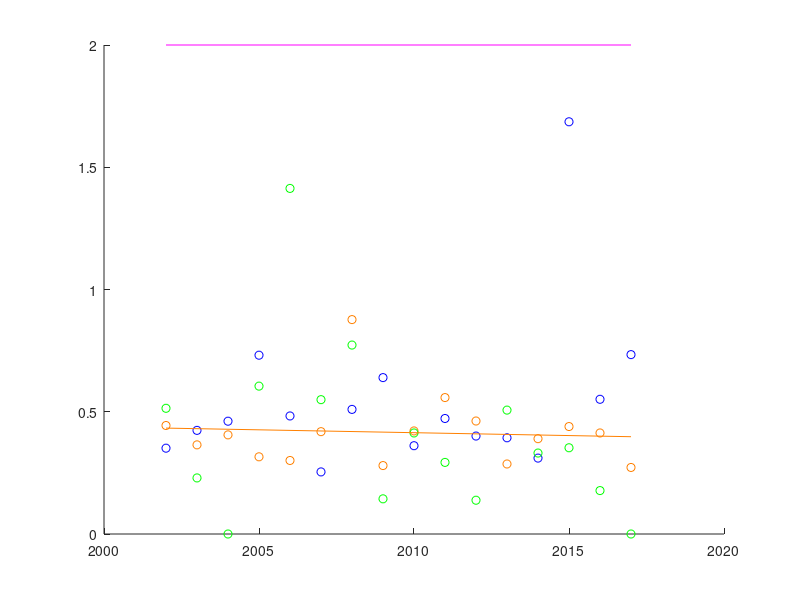

Recreate this plot in MATLAB. (Note: this script raises an error after producing the figure.)
% Author: J. Jake Nichol
%
% Naming Key:
%   B - Bachelors
%   M - Masters
%   D - Doctorate (PhD)
%   NA - Nonresident Alien
%   AIAN - American Indian or Alaska Native
%   A - Asian
%   BAA - Black or African-American
%   NH - Native Hawaiian/Pacific Islander
%   W - White
%   MR - Multiracial, not Hispanic
%   O - Other/Not Listed

Year = 2002:2017;
YearString = {'2001-02','2002-03','2003-04','2004-05','2005-06','2006-07','2007-08',...
    '2008-09','2009-10','2010-11','2011-12','2012-13','2013-14','2014-15',...
    '2015-16','2016-17'};

BNATotal = [921;1218;1309;1082;794;496;423;377;584;524;619;698;884;1053;1493;2205];
BAIANTotal = [44;41;47;31;25;30;56;16;27;39;39;22;35;48;53;42];
BATotal = [2346;3053;2977;2279;1587;1115;998;878;1034;1115;1477;1545;2079;2734;3625;4564];
BBAATotal = [368;399;399;358;358;261;273;207;236;274;407;322;315;425;440;547];
BNHTotal = [0;0;0;0;0;0;54;38;20;22;18;22;21;42;26;45]; % No data before 2009 - combined with asian
BWTotal = [6261;6934;7027;6482;5805;5158;4483;4198;4650;5026;5793;5131;5687;6589;7202;8402];
BMRTotal = [0;0;0;0;0;0;108;24;65;104;130;141;168;248;409;511]; % Is "other/notlisted" before 2008
BHTotal = [390;456;500;479;421;412;414;355;373;409;575;499;672;835;1069;1322];
BOTotal = [506;362;642;189;118;191;0;0;0;0;0;0;0;0;0;0;];
BTotalREKnown = [10836;12463;12901;10900;9108;7663;6809;6093;6989;7513;9058;8380;9861;11974;14317;17638];
BGrandTotal = [16907;16633;17876;15137;12929;10284;9217;8100;9008;9286;11049;10776;12228;15256;18954;22343];
BAIANPercent = BAIANTotal./(BTotalREKnown-BNATotal)*100;
BAPercent = BATotal./(BTotalREKnown-BNATotal)*100;
BBAAPercent = BBAATotal./(BTotalREKnown-BNATotal)*100;
BNHPercent = BNHTotal./(BTotalREKnown-BNATotal)*100;
BWPercent = BWTotal./(BTotalREKnown-BNATotal)*100;
BMRPercent = BMRTotal./(BTotalREKnown-BNATotal)*100;
BHPercent = BHTotal./(BTotalREKnown-BNATotal)*100;
BOPercent = BOTotal./(BTotalREKnown-BNATotal)*100;

MNATotal = [3218;4096;3974;3790;2979;3470;3469;3858;3585;3332;4123;4245;4742;6076;7883;8813];
MAIANTotal = [9;13;17;27;16;8;14;15;9;12;10;9;7;48;14;23];
MATotal = [909;1072;1266;1094;942;918;665;550;646;753;484;556;500;958;731;921];
MBAATotal = [65;95;113;151;124;132;110;96;78;96;123;65;86;110;78;111];
MNHTotal = [0;0;0;0;0;0;14;24;14;19;9;4;1;3;8;3];
MWTotal = [1420;1678;1954;2112;2052;1851;1783;1561;1620;1533;1725;1521;1507;1534;1536;1842];
MMRTotal = [0;0;0;0;0;0;32;2;15;8;22;54;31;53;48;62];
MHTotal = [68;86;87;152;106;109;129;97;110;119;123;78;123;141;126;173];
MOTotal = [93;123;248;156;74;132;0;0;0;0;0;0;0;0;0;0;];
MTotalREKnown = [5782;7163;7659;7482;6293;6620;6216;6203;6077;5872;6619;6532;6997;8923;10424;11948];
MGrandTotal = [7031;8148;8735;8466;7117;7561;7383;6891;6851;6611;7462;7205;7488;9933;11239;13037];
MAIANPercent = MAIANTotal./(MTotalREKnown-MNATotal)*100;
MAPercent = MATotal./(MTotalREKnown-MNATotal)*100;
MBAAPercent = MBAATotal./(MTotalREKnown-MNATotal)*100;
MNHPercent = MNHTotal./(MTotalREKnown-MNATotal)*100;
MWPercent = MWTotal./(MTotalREKnown-MNATotal)*100;
MMRPercent = MMRTotal./(MTotalREKnown-MNATotal)*100;
MHPercent = MHTotal./(MTotalREKnown-MNATotal)*100;
MOPercent = MOTotal./(MTotalREKnown-MNATotal)*100;

DNATotal = [316;314;362;531;720;826;807;650;613;634;763;840;910;875;964;891];
DAIANTotal = [2;1;0;3;8;4;5;1;3;2;1;3;2;2;1;0];
DATotal = [81;105;100;112;165;207;178;181;169;171;168;136;123;92;116;130];
DBAATotal = [9;10;12;9;18;19;22;17;17;16;27;22;17;15;17;10];
DNHTotal = [0;0;0;0;0;0;0;9;7;4;5;3;3;6;5;1];
DWTotal = [275;281;290;330;351;430;419;462;503;465;496;406;441;416;407;371];
DMRTotal = [0;0;0;0;0;0;2;6;5;3;5;2;5;11;2;4];
DHTotal = [11;16;10;23;10;20;21;19;22;22;22;20;13;25;15;24];
DOTotal = [11;23;15;19;14;48;0;0;0;0;0;0;0;0;0;0;];
DTotalREKnown = [705;750;789;1027;1286;1554;1454;1345;1339;1317;1487;1432;1514;1442;1527;1431];
DGrandTotal = [766;811;923;1071;1312;1599;1597;1473;1481;1456;1606;1653;1651;1547;1659;1592];
DAIANPercent = DAIANTotal./(DTotalREKnown-DNATotal)*100;
DAPercent = DATotal./(DTotalREKnown-DNATotal)*100;
DBAAPercent = DBAATotal./(DTotalREKnown-DNATotal)*100;
DNHPercent = DNHTotal./(DTotalREKnown-DNATotal)*100;
DWPercent = DWTotal./(DTotalREKnown-DNATotal)*100;
DMRPercent = DMRTotal./(DTotalREKnown-DNATotal)*100;
DHPercent = DHTotal./(DTotalREKnown-DNATotal)*100;
DOPercent = DOTotal./(DTotalREKnown-DNATotal)*100;


f1 = figure(1);
scatter(Year,BAIANPercent,'MarkerEdgeColor',[1 0.5 0])
hold on
scatter(Year,MAIANPercent,'b')
hold on
scatter(Year,DAIANPercent,'g')
hold on
plot(Year,ones(1,16)*2,'m')
hold on
BAIANFit = polyfit(Year,BAIANPercent',1);
p = polyval(BAIANFit,Year);
plot(Year,p,'Color',[1 0.5 0])
text(2018,p(end),'Rate = ' + string(round(BAIANFit(1),3)*10) + '%/10 years')
hold on
MAIANFit = polyfit(Year,MAIANPercent',1);
p = polyval(MAIANFit,Year);
plot(Year,p,'b')
text(2018,p(end),'Rate = ' + string(round(MAIANFit(1),3)*10) + '%/10 years')
hold on
DAIANFit = polyfit(Year,DAIANPercent',1);
p = polyval(DAIANFit,Year);
plot(Year,p,'g')
text(2018,p(end),'Rate = ' + string(round(DAIANFit(1),3)*10) + '%/10 years')
title('All Degrees Awarded to American Indians/Alaskan Natives')
xlabel('Year')
ylabel('%')
set(gca,'xtick',Year,'XtickLabel',YearString)
xtickangle(45)
% ylim([0 20])
ylim([0 2.5])
legend('Bachelors','Masters','Doctoral','U.S. Population in 2012-16','Location','northeastoutside')
hold off

f2 = figure(2);
HYear = 2006:2015;
HPopulation = [14.8,15,15.4,15.7,16.4,16.7,16.9,17.1,17.3,17.6];
scatter(Year,BHPercent,'MarkerEdgeColor',[1 0.5 0])
hold on
scatter(Year,MHPercent,'b')
hold on
scatter(Year,DHPercent,'g')
hold on
scatter(HYear,HPopulation,'m')
hold on
BHFit = polyfit(Year,BHPercent',1);
plot(Year,polyval(BHFit,Year),'Color',[1 0.5 0])
text(2014,9.5,'Rate = ' + string(round(BHFit(1),3)*10) + '%/10 years')
hold on
MHFit = polyfit(Year,MHPercent',1);
plot(Year,polyval(MHFit,Year),'b')
text(2014,6.5,'Rate = ' + string(round(MHFit(1),3)*10) + '%/10 years')
hold on
DHFit = polyfit(Year,DHPercent',1);
plot(Year,polyval(DHFit,Year),'g')
text(2014,1.5,'Rate = ' + string(round(DHFit(1),3)*10) + '%/10 years')
hold on
HPopFit = polyfit(HYear,HPopulation,1);
plot(Year,polyval(HPopFit,Year),'m')
text(2014,16.5,'Rate = ' + string(round(HPopFit(1),3)*10) + '%/10 years')
title('All Degrees Awarded to Hispanics')
xlabel('Year')
ylabel('%')
set(gca,'xtick',Year,'XtickLabel',YearString)
xtickangle(45)
ylim([0 20])
legend('Bachelors','Masters','Doctoral','U.S. Population','Location','northeastoutside')
hold off

f3 = figure(3);
plot(Year,BOTotal,Year,BMRTotal,Year,BATotal,Year,BNHTotal,Year,BBAATotal,Year,BWTotal,Year,BAIANTotal,Year,BHTotal)
labels = {'Other/Not Listed','Multirace, Not Hispanic','Asian',...
    'Native Hawaiian/Pac-Islander','Black/African-American','White',...
    'Amer Indian/Alaskan Native','Hispanic'};
title('Bachelors Degrees in CS')
xlabel('Year')
ylabel('Total')
set(gca,'xtick',Year,'XtickLabel',YearString)
xtickangle(45)
legend(labels,'Location','bestoutside')

f4 = figure(4);
plot(Year,MOTotal,Year,MMRTotal,Year,MATotal,Year,MNHTotal,Year,MBAATotal,Year,MWTotal,Year,MAIANTotal,Year,MHTotal)
labels = {'Other/Not Listed','Multirace, Not Hispanic','Asian',...
    'Native Hawaiian/Pac-Islander','Black/African-American','White',...
    'Amer Indian/Alaskan Native','Hispanic'};
title('Masters Degrees in CS')
xlabel('Year')
ylabel('Total')
set(gca,'xtick',Year,'XtickLabel',YearString)
xtickangle(45)
legend(labels,'Location','bestoutside')

f5 = figure(5);
plot(Year,DOTotal,Year,DMRTotal,Year,DATotal,Year,DNHTotal,Year,DBAATotal,Year,DWTotal,Year,DAIANTotal,Year,DHTotal)
labels = {'Other/Not Listed','Multirace, Not Hispanic','Asian',...
    'Native Hawaiian/Pac-Islander','Black/African-American','White',...
    'Amer Indian/Alaskan Native','Hispanic'};
title('Doctoral Degrees in CS')
xlabel('Year')
ylabel('Total')
set(gca,'xtick',Year,'XtickLabel',YearString)
xtickangle(45)
legend(labels,'Location','bestoutside')

f6 = figure(6);
BB = [BOPercent,BMRPercent,BAPercent,BNHPercent,BBAAPercent,BWPercent,BAIANPercent,BHPercent];
bar(BB,'stacked')
title('Bachelors Degrees in CS')
xlabel('Year')
ylabel('%')
set(gca,'Xtick',1:1:16,'XtickLabel',YearString)
xtickangle(45)
labels = {'Other/Not Listed','Multirace, Not Hispanic','Asian',...
    'Native Hawaiian/Pac-Islander','Black/African-American','White',...
    'Amer Indian/Alaskan Native','Hispanic'};
fliplegend(labels);
legend('Location','bestoutside')

f7 = figure(7);
MB = [MOPercent,MMRPercent,MAPercent,MNHPercent,MBAAPercent,MWPercent,MAIANPercent,MHPercent];
bar(MB,'stacked')
title('Masters Degrees in CS')
xlabel('Year')
ylabel('%')
set(gca,'Xtick',1:1:16,'XtickLabel',YearString)
xtickangle(45)
labels = {'Other/Not Listed','Multirace, Not Hispanic','Asian',...
    'Native Hawaiian/Pac-Islander','Black/African-American','White',...
    'Amer Indian/Alaskan Native','Hispanic'};
fliplegend(labels);
legend('Location','bestoutside')

f8 = figure(8);
DB = [DOPercent,DMRPercent,DAPercent,DNHPercent,DBAAPercent,DWPercent,DAIANPercent,DHPercent];
bar(DB,'stacked')
title('Doctoral Degrees in CS')
xlabel('Year')
ylabel('%')
set(gca,'Xtick',1:1:16,'XtickLabel',YearString)
xtickangle(45)
labels = {'Other/Not Listed','Multirace, Not Hispanic','Asian',...
    'Native Hawaiian/Pac-Islander','Black/African-American','White',...
    'Amer Indian/Alaskan Native','Hispanic'};
fliplegend(labels);
legend('Location','bestoutside')

f9 = figure(9);
BBT = [BOTotal,BMRTotal,BATotal,BNHTotal,BBAATotal,BWTotal,BAIANTotal,BHTotal];
bar(BBT,'stacked')
title('Bachelors Degrees in CS')
xlabel('Year')
ylabel('Total')
set(gca,'Xtick',1:1:16,'XtickLabel',YearString)
xtickangle(45)
labels = {'Other/Not Listed','Multirace, Not Hispanic','Asian',...
    'Native Hawaiian/Pac-Islander','Black/African-American','White',...
    'Amer Indian/Alaskan Native','Hispanic'};
fliplegend(labels);
legend('Location','bestoutside')

f10 = figure(10);
MBT = [MOTotal,MMRTotal,MATotal,MNHTotal,MBAATotal,MWTotal,MAIANTotal,MHTotal];
bar(MBT,'stacked')
title('Masters Degrees in CS')
xlabel('Year')
ylabel('Total')
set(gca,'Xtick',1:1:16,'XtickLabel',YearString)
xtickangle(45)
labels = {'Other/Not Listed','Multirace, Not Hispanic','Asian',...
    'Native Hawaiian/Pac-Islander','Black/African-American','White',...
    'Amer Indian/Alaskan Native','Hispanic'};
fliplegend(labels);
legend('Location','bestoutside')

f11 = figure(11);
DBT = [DOTotal,DMRTotal,DATotal,DNHTotal,DBAATotal,DWTotal,DAIANTotal,DHTotal];
bar(DBT,'stacked')
title('Doctoral Degrees in CS')
xlabel('Year')
ylabel('Total')
set(gca,'Xtick',1:1:16,'XtickLabel',YearString)
xtickangle(45)
labels = {'Other/Not Listed','Multirace, Not Hispanic','Asian',...
    'Native Hawaiian/Pac-Islander','Black/African-American','White',...
    'Amer Indian/Alaskan Native','Hispanic'};
fliplegend(labels);
legend('Location','bestoutside')